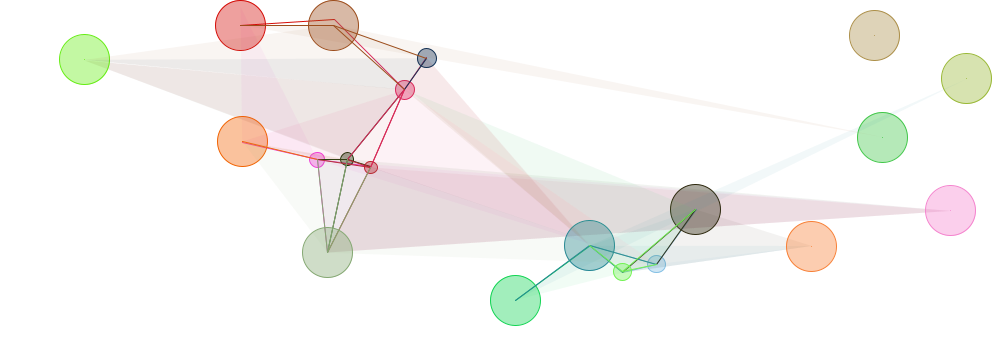
Frame 1 (no input)
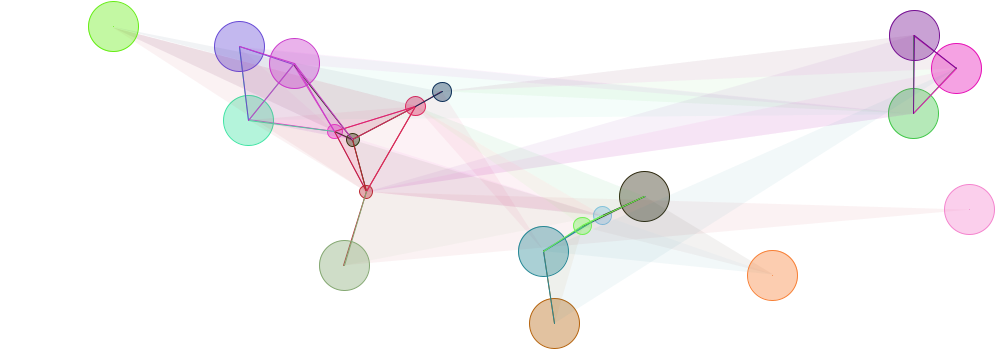
Frame 60 (the mouse pressed at the canvas centre just before this capture)
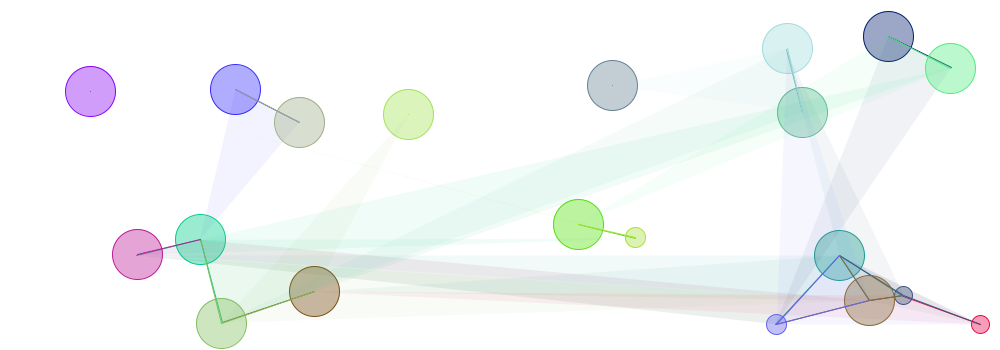
Frame 120 (the mouse held since frame 60 and released just before this capture)

The Processing sketch that drew these frames (run headless with seeded random() and noise(); from frame 60 on, the mouse is pressed at the canvas centre):

// Processing sketch: processing_118245
// ── processing_118245.pde

int number=20;
Orb orb1;
Orb[] ball=new Orb[number];
 
void setup(){
  size(1000,350);
//for (int i = 0; i < C.length; i++) {
  //C[i]=new Orb(random(width),random(height),random(-3,3),random(-3,3),random(10,40));
  //}
  //orb1=new Orb(random(width),random(height),random(-3,3),random(-3,3),random(10,40),color(234,26,26));
   
  for (int i=0;i<number;i++){
  ball[i]= new Orb(random(-3,3),random(-3,3),50,color(random(255),random(255),random(255)));
  }
   
  for(int i=0; i<number; i++)
  {
    for(int j=0; j<number; j++)
    {
      if(j!=i)
      {
        
        float distance = dist(ball[i].x,ball[i].y,ball[j].x,ball[j].y);
        
        if(distance<=(ball[i].size+ball[j].size)/2){
       //if(distance<=(ball[i].size+ball[j].size)/2)
     // {
        ball[i].size = distance/2;
         ball[j].size = distance/2;
       // ball[i].x=ball[j].x+ball[j].size;
       
       // }  
        }
      }
    }
  } 
 
   
   
}
 
void draw(){
  background(255);
  //fill(255,20);
  //rect(0,0,width,height);
  //noFill();
//orb1.display();
//orb1.move();
 for (int i=0; i<number;i++){
ball[i].move();
ball[i].collision();
ball[i].display();
}  

 
 
}
 
void mousePressed(){
  setup();
}
 
class Orb {
  float x,y,xspeed,yspeed,size;
  color colors;
  
   
  Orb(float xposspeed,float yposspeed,float _size,color _colors){
   x=random(width);
  y=random(height);
  xspeed=xposspeed;
  yspeed=yposspeed;
  size=_size;
  colors=_colors; 
  }
  
 void display(){
  fill(colors,100);
  //noStroke();
  stroke(colors);
  strokeWeight(1);
  ellipse(x,y,size,size);
   
 }
  
 void move(){
   x+=xspeed/3;
   y+=yspeed/3;
    
   if(x+size/2>=width ){
    xspeed=-xspeed;
    x=width-size/2;
     colors=color(random(255),random(255),random(255));
   }
   if( x-size/2<=0){
     xspeed=-xspeed;
     x=size/2;
   }
   if(y+size/2>=height ){
    yspeed=-yspeed;
    y=height-size/2;
     colors=color(random(255),random(255),random(255));
   }
   if( y-size/2<=0){
     yspeed=-yspeed;
     y=size/2;
   }
  }
    
void collision() {
   
    for ( int i=0; i<ball.length; i++){
       if (dist(x,y,ball[i].x,ball[i].y)<= size/2+ball[i].size/2 && ball[i]!=this ){
         xspeed=-xspeed;
          yspeed=-yspeed;
         
          colors=color(random(255),random(255),random(255));
//      size=size/2;
//      if(size<20){
//        size=10;
//       }
       }
       if(dist(x,y,ball[i].x,ball[i].y)<=100){
         stroke(colors);
       line(x,y,ball[i].x,ball[i].y);
     }
    } 
   
   for ( int i=0; i<ball.length-1; i++){
     if(dist(x,y,ball[i].x,ball[i].y)<=100){
       noStroke();
       fill(colors,15);
        triangle(x,y,ball[i].x,ball[i].y,ball[i+1].x,ball[i+1].y);
       
     } 
   }
   
    
}
}
